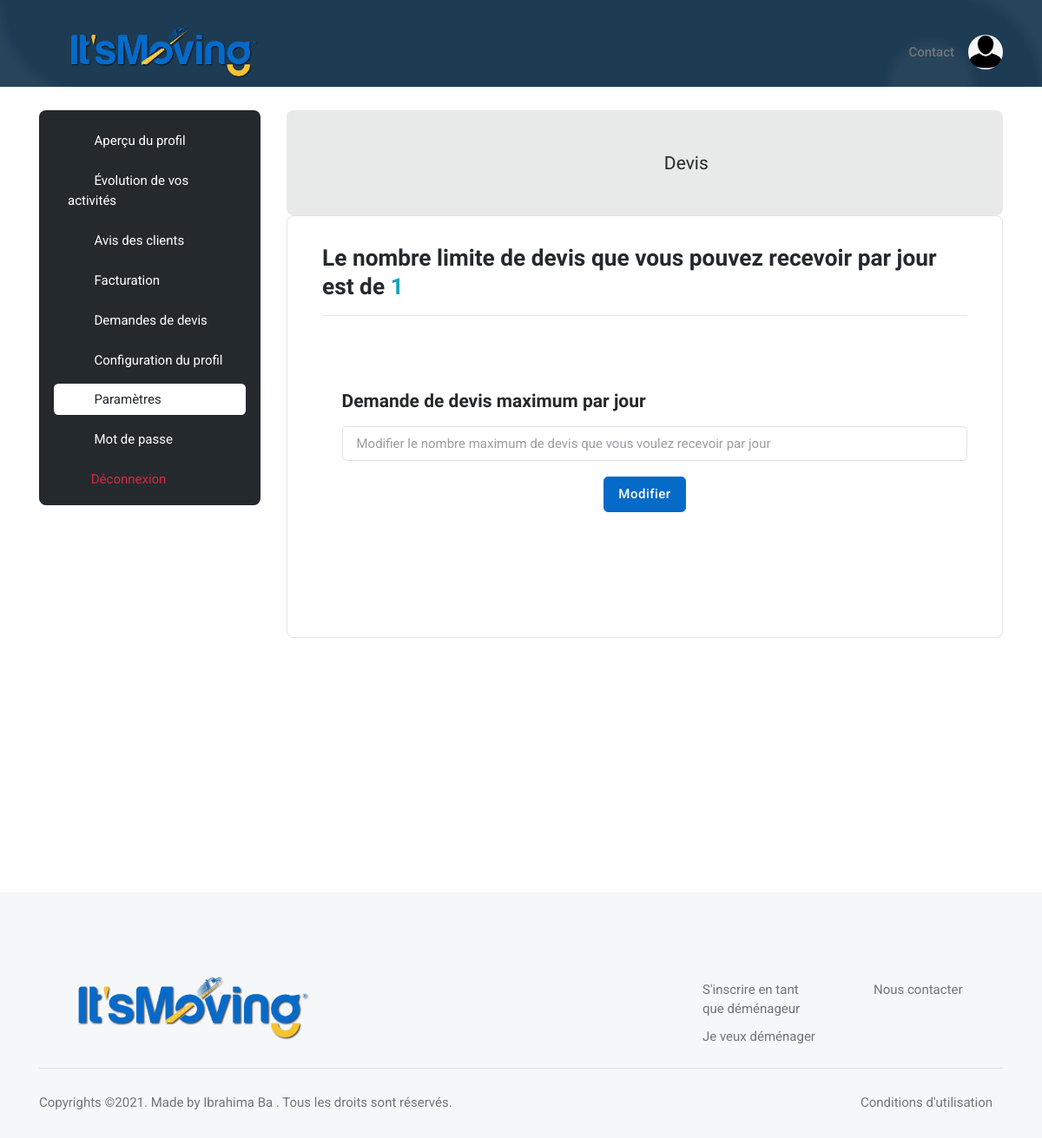
Page /user/quote_request_settings/ (signed in) on the earlier database version.
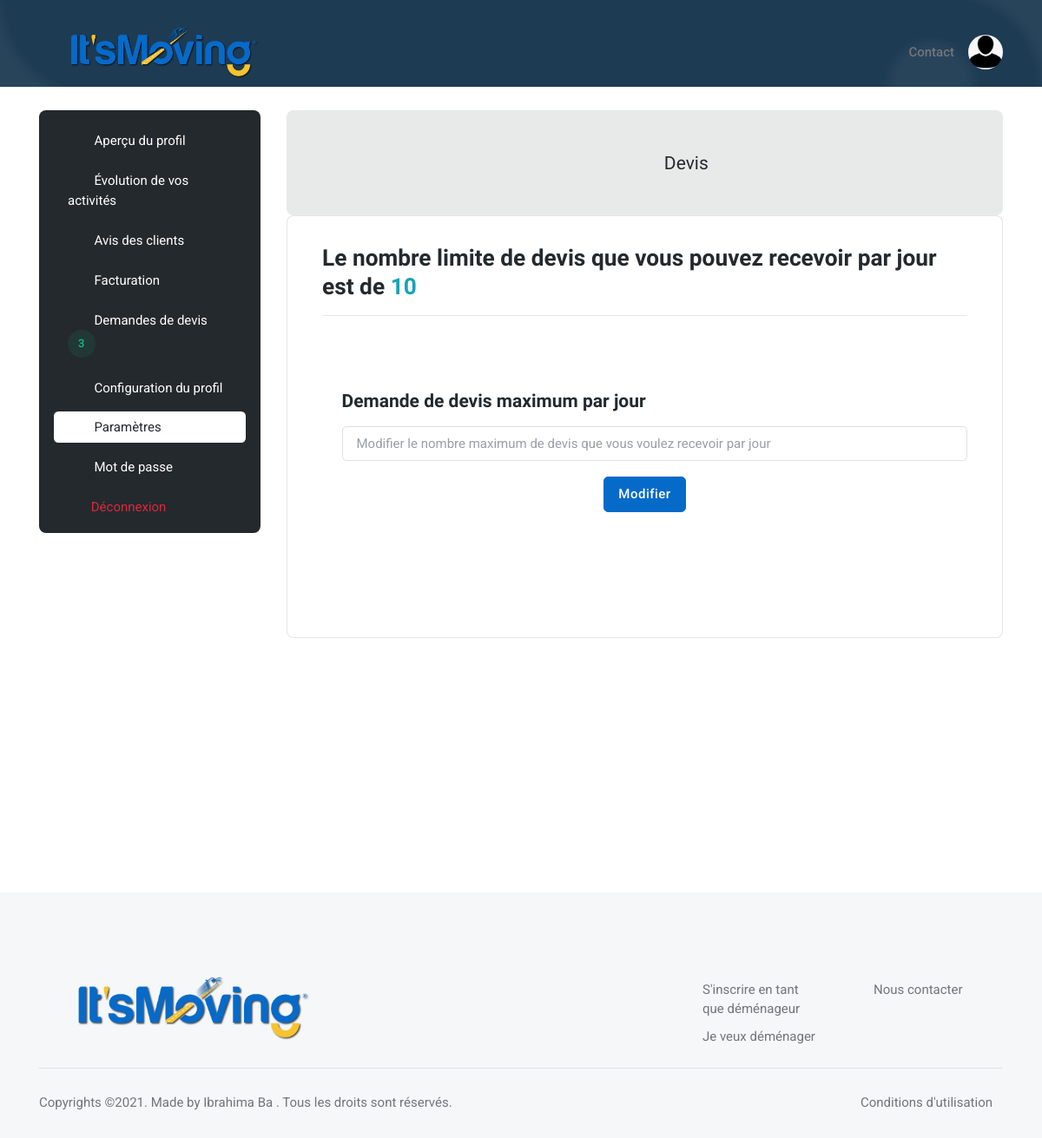
Same page on the later database version.
### base_app/models.py (models this page shows, shortened)
class Mover(models.Model):
    ref = models.CharField(max_length=30, default="")
    company_name = models.CharField(max_length=300)
    company_phone_number = models.CharField(max_length=50)
    Adresse = models.CharField(max_length=300, default="")
    employee_number = models.IntegerField(default=0)
    number_max_quote_request = models.IntegerField(default=0)
    website = models.CharField(max_length=300, default="")
    TVA_number = models.CharField(max_length=30, default="")
    Postal_Code = models.IntegerField(default=0)
    company_statut = models.CharField(max_length=300, default="")
    company_description = models.TextField(default="")
    logo = models.ImageField(upload_to='user/images/profil_image/', blank=True, default="")
    pause = models.BooleanField(default=False)
    activated = models.BooleanField(default=False)
    created = models.DateTimeField(auto_now_add=True)
    user = models.ForeignKey(User, on_delete=models.CASCADE, default="")
    country = models.ForeignKey(Country, on_delete=models.CASCADE, default="")
    region = models.ForeignKey(Region, on_delete=models.CASCADE, default="")
    moving_type1 = models.ForeignKey(Moving_Type1, on_delete=models.CASCADE, default="")

### user/views.py (the view, shortened to what this page needs)
# urls.py: path('quote_request_settings/', views.quote_request_settings, name='quote_request_settings'),
@login_required
def quote_request_settings(request):
    mover = Mover.objects.filter(user_id=request.user.id).last()
    form = Mover_Form(instance=mover)
    number_quote_request = Mover_Quote_Request.objects.filter(mover_id=mover.id, treated=False, rejected=False).count()
    return render(request, 'user/mover/settings/quote_request_settings.html', {'mover': mover, 'form': form,
                                                                               'number_quote_request':
                                                                                   number_quote_request})

### base_app/forms.py
class Mover_Form(forms.ModelForm):
    class Meta:
        model = Mover
        fields = [
            'ref', 'company_name', 'company_phone_number', 'Adresse', 'employee_number', 'number_max_quote_request',
            'website', 'TVA_number', 'Postal_Code', 'company_statut', 'company_description',
            'logo', 'pause', 'activated', 'country', 'moving_type1', 'region'
        ]

### user/templates/user/mover/settings/quote_request_settings.html (shortened to what this page needs)
{% extends 'base_app/base.html' %}
{% load static %}
{% block main %}
    <section class="pt-0">
        <div class="container-fluid px-0">
            <div class="bg-blue h-100px h-md-100px rounded-0" style="background:url({% static 'base_app/assets/images/pattern/04.png' %}) no-repeat center center; background-size:cover;">
            </div>
        </div>
    </section>
	<section class="pt-2">
		<div class="container">
			<div class="row">
				<div class="col-xl-3">
					<nav class="navbar navbar-light navbar-expand-xl mx-0">
						<div class="offcanvas offcanvas-end" tabindex="-1" id="offcanvasNavbar" aria-labelledby="offcanvasNavbarLabel">
							<div class="offcanvas-body p-3 p-xl-0">
								<div class="bg-dark border rounded-3 pb-0 p-3 w-100">
									<div class="list-group list-group-dark list-group-borderless">
										<a class="list-group-item" href="{% url 'preview' %}"><i class="bi bi-person-lines-fill fa-fw me-2"></i>
											Aperçu du profil
										</a>
										<a class="list-group-item" href="{% url 'statistic' %}"><i class="bi bi-graph-up fa-fw me-2"></i>
                                            Évolution de vos activités
                                        </a>
                                        <a class="list-group-item" href="{% url 'reviews' %}"><i class="bi bi-star fa-fw me-2"></i>
                                            Avis des clients
                                        </a>
                                        <a class="list-group-item" href="{% url 'billing' %}"><i class="bi bi-wallet2 fa-fw me-2"></i>
                                            Facturation
                                        </a>
										<a class="list-group-item" href="{% url 'quote_request' %}"><i class="bi bi-folder-check fa-fw me-2"></i>
											Demandes de devis
											{% if number_quote_request != 0 %}
												<span class="btn btn-sm btn-success-soft btn-round me-1 mb-0">
													{{number_quote_request}}
												</span>
											{% endif %}
										</a>
										<a class="list-group-item" href="{% url 'edit_profile' %}"><i class="bi bi-pencil-square fa-fw me-2"></i>
											Configuration du profil
										</a>
										<a class="list-group-item active" href="{% url 'settings' %}"><i class="bi bi-gear fa-fw me-2"></i>
											Paramètres
										</a>
										<a class="list-group-item" href="{% url 'user_password_change' %}"><i class="bi bi-lock fa-fw me-2"></i>
											Mot de passe
										</a>
										<form action="{% url 'logout_user' %}" method="POST">
											<button type="submit" class="list-group-item text-danger bg-danger-soft-hover">
												<i class="fas fa-sign-out-alt fa-fw me-2"></i>Déconnexion
											</button>
                        				</form>
									</div>
								</div>
							</div>
						</div>
					</nav>
				</div>
				<div class="col-xl-9">
					<div class="row g-4">
						<div class="col-sm-12">
							<a class="d-flex justify-content-center align-items-center p-4 bg-dark bg-opacity-10 rounded-3">
								<span class="display-6 text-dark mb-0"><i class='fa fa-list fa-fw'></i></span>
								<div class="ms-4">
									<span class="mb-0 h5 fw-light">Devis</span>
								</div>
							</a>
						</div>
					</div>
					<div class="card border rounded-3">
						<div class="card-body">
							<div class="card position-relative d-sm-flex bg-opacity-10">
								<div class="card-body">
									<h4>
										Le nombre limite de devis que vous pouvez recevoir par jour est de
										<span class="text-info">{{mover.number_max_quote_request}}</span>
									</h4>
									<hr>
									<form class="row g-3 mt-2 position-relative z-index-9" method="POST">
											<div class="col-lg-12">
												<div class="form-check">
													<label class="form-label text-opacity-50">
														<h5>Demande de devis maximum par jour</h5>
													</label>
													<input type="number" class="form-control" name="number_max_quote_request" placeholder="Modifier le nombre maximum de devis que vous voulez recevoir par jour" required>
												</div>
											</div>
											<div class="col-12" align="center">
												<button type="submit" class="btn btn-primary mb-0">Modifier</button>
											</div>
										</form>
								</div>
							</div>
						</div>
					</div>
				</div>
			</div>
		</div>
	</section>
{% endblock %}

### base_app/templates/base_app/base.html (shortened to what this page needs)
{% load static %}
<!DOCTYPE html>
<html lang="en">
    <head>
        <link rel="stylesheet" type="text/css" href="{% static 'base_app/assets/vendor/font-awesome/css/all.min.css' %}">
        <link rel="stylesheet" type="text/css" href="{% static 'base_app/assets/vendor/bootstrap-icons/bootstrap-icons.css' %}">
        <link rel="stylesheet" type="text/css" href="{% static 'base_app/assets/vendor/tiny-slider/tiny-slider.css' %}">
        <link rel="stylesheet" type="text/css" href="{% static 'base_app/assets/vendor/apexcharts/css/apexcharts.css' %}">
    </head>
    <body>
        <header class="navbar-light navbar-sticky navbar-transparent">
            <nav class="navbar navbar-expand-lg">
                <div class="container">
                    <a class="navbar-brand me-0" href="{% url 'index' %}">
                        <img class="light-mode-item navbar-brand-item" src="{% static 'base_app/images/logo.png' %}" style="height:60px;" alt="logo">
                    </a>
                    <div class="navbar-collapse collapse" id="navbarCollapse">
                        <ul class="navbar-nav navbar-nav-scroll ms-auto">
                            <li class="nav-item dropdown"><a class="nav-link" href="{% url 'contact_page' %}">Contact</a></li>
                        </ul>
                    </div>
                    {% if user.is_authenticated %}
                        <div class="dropdown ms-1 ms-lg-0">
                            <a class="avatar avatar-sm p-0" href="{% url 'preview' %}" role="button">
                                <img class="avatar-img rounded-circle" src="{% static 'base_app/assets/images/avatar/01.png' %}" alt="avatar">
                            </a>
                        </div>
                    {% else %}
                        <div class="navbar-nav ms-2 d-none d-sm-block">
                            <a type="button" class="btn btn-sm btn-dark mb-0" href="{% url 'login_user' %}">
                                Se connecter
                            </a>
                        </div>
                    {% endif %}
                </div>
            </nav>
        </header>
        <main>
            {% block main %}  {% endblock %}
        </main>
        <footer class="pt-5 bg-light">
            <div class="container">
                <div class="row g-4 justify-content-between pt-5">
                    <div class="col-md-5 col-lg-4">
                        <a class="me-0" href="index.html">
                            <img class="light-mode-item h-240px" src="{% static 'base_app/images/logo.png' %}" alt="logo">
                        </a>
                    </div>
                    <div class="col-md-7 col-lg-6">
                        <div class="row g-4 g-lg-5">
                            <div class="col-6 col-sm-4">
                                <ul class="nav flex-column">
                                    <li class="nav-item"><a class="nav-link pt-0" href="#"></a></li>
                                    <li class="nav-item"><a class="nav-link" href="#"></a></li>
                                    <li class="nav-item"><a class="nav-link" href="#"></a></li>
                                    <li class="nav-item"><a class="nav-link" href="#"></a></li>
                                </ul>
                            </div>
                            <div class="col-6 col-sm-4">
                                <ul class="nav flex-column">
                                    <li class="nav-item">
                                        <a class="nav-link" href="{% url 'mover_inscription' %}">
                                            S'inscrire en tant que déménageur
                                        </a>
                                    </li>
                                    <li class="nav-item">
                                        <a class="nav-link" href="{% url 'devis_page1' %}">
                                            Je veux déménager
                                        </a>
                                    </li>
                                </ul>
                            </div>
                            <div class="col-6 col-sm-4">
                                <ul class="nav flex-column">
                                    <li class="nav-item">
                                        <a class="nav-link" href="{% url 'contact_page' %}">
                                            Nous contacter
                                        </a>
                                    </li>
                                </ul>
                            </div>
                        </div>
                    </div>
                </div>
                <hr>
                <div class="row">
                    <div class="col-12">
                        <div class="d-md-flex justify-content-between align-items-center pt-2 pb-4 text-center">
                            <div class="text-primary-hover"> Copyrights ©2021. Made by
                                <a href="https://www.linkedin.com/in/ibrahima-ba-65255a1b3/" class="text-reset">
                                     Ibrahima Ba
                                </a>. Tous les droits sont réservés.
                            </div>
                            <div class="mt-3 mt-md-0">
                                <ul class="list-inline mb-0">
                                    <li class="list-inline-item">
                                        <a class="nav-link" href="{% url 'terms_of_use' %}">Conditions d'utilisation</a>
                                    </li>
                                </ul>
                            </div>
                        </div>
                    </div>
                </div>
            </div>
        </footer>
    </body>
</html>

Differences in the rows shown:
changed Mover: number_max_quote_request "1" → "10"
Other differences:
{{ number_quote_request }}: (not shown) → "3"
